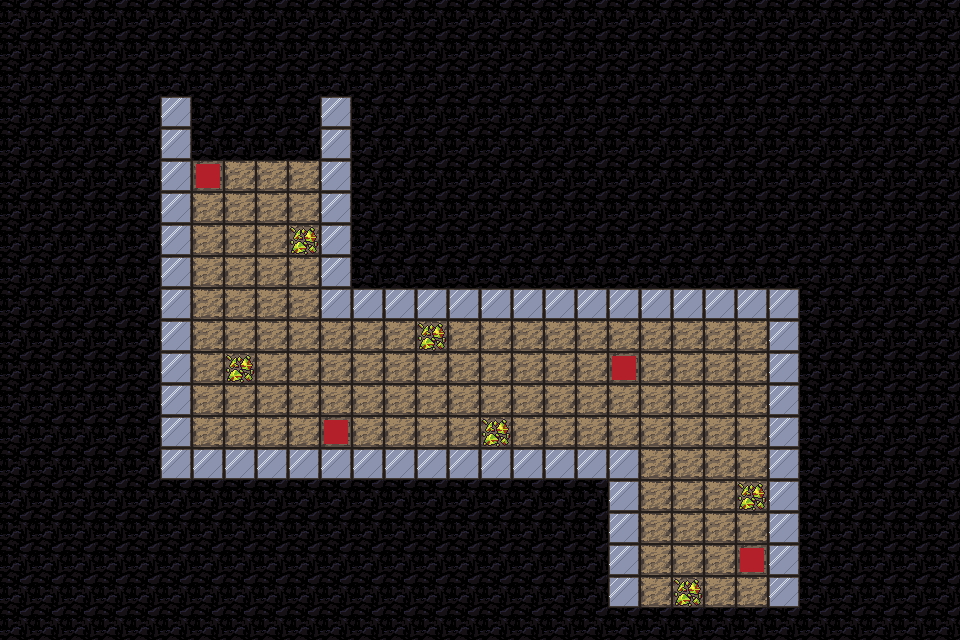

The image is a tile-based game level rendered from a .tmx file. Its description and complete source (layers, tilesets, objects, tile grids) follow:
An orthogonal 30x20 tile map with 32x32 px tiles, 1 tile layer (Tile Layer 1).

<map version="1.10" tiledversion="1.10.1" orientation="orthogonal" renderorder="right-down" width="30" height="20" tilewidth="32" tileheight="32" infinite="0" nextlayerid="2" nextobjectid="1">
 <editorsettings>
  <export target="../js/gameData/prefabs/zig1.tmj" format="json" />
 </editorsettings>
 <tileset firstgid="1" source="basic-tiles.tsx" />
 <layer id="1" name="Tile Layer 1" width="30" height="20">
  <data encoding="csv">
1,1,1,1,1,1,1,1,1,1,1,1,1,1,1,1,1,1,1,1,1,1,1,1,1,1,1,1,1,1,
1,1,1,1,1,1,1,1,1,1,1,1,1,1,1,1,1,1,1,1,1,1,1,1,1,1,1,1,1,1,
1,1,1,1,1,1,1,1,1,1,1,1,1,1,1,1,1,1,1,1,1,1,1,1,1,1,1,1,1,1,
1,1,1,1,1,4,1,1,1,1,4,1,1,1,1,1,1,1,1,1,1,1,1,1,1,1,1,1,1,1,
1,1,1,1,1,4,1,1,1,1,4,1,1,1,1,1,1,1,1,1,1,1,1,1,1,1,1,1,1,1,
1,1,1,1,1,4,7,2,2,2,4,1,1,1,1,1,1,1,1,1,1,1,1,1,1,1,1,1,1,1,
1,1,1,1,1,4,2,2,2,2,4,1,1,1,1,1,1,1,1,1,1,1,1,1,1,1,1,1,1,1,
1,1,1,1,1,4,2,2,2,8,4,1,1,1,1,1,1,1,1,1,1,1,1,1,1,1,1,1,1,1,
1,1,1,1,1,4,2,2,2,2,4,1,1,1,1,1,1,1,1,1,1,1,1,1,1,1,1,1,1,1,
1,1,1,1,1,4,2,2,2,2,4,4,4,4,4,4,4,4,4,4,4,4,4,4,4,1,1,1,1,1,
1,1,1,1,1,4,2,2,2,2,2,2,2,8,2,2,2,2,2,2,2,2,2,2,4,1,1,1,1,1,
1,1,1,1,1,4,2,8,2,2,2,2,2,2,2,2,2,2,2,7,2,2,2,2,4,1,1,1,1,1,
1,1,1,1,1,4,2,2,2,2,2,2,2,2,2,2,2,2,2,2,2,2,2,2,4,1,1,1,1,1,
1,1,1,1,1,4,2,2,2,2,7,2,2,2,2,8,2,2,2,2,2,2,2,2,4,1,1,1,1,1,
1,1,1,1,1,4,4,4,4,4,4,4,4,4,4,4,4,4,4,4,2,2,2,2,4,1,1,1,1,1,
1,1,1,1,1,1,1,1,1,1,1,1,1,1,1,1,1,1,1,4,2,2,2,8,4,1,1,1,1,1,
1,1,1,1,1,1,1,1,1,1,1,1,1,1,1,1,1,1,1,4,2,2,2,2,4,1,1,1,1,1,
1,1,1,1,1,1,1,1,1,1,1,1,1,1,1,1,1,1,1,4,2,2,2,7,4,1,1,1,1,1,
1,1,1,1,1,1,1,1,1,1,1,1,1,1,1,1,1,1,1,4,2,8,2,2,4,1,1,1,1,1,
1,1,1,1,1,1,1,1,1,1,1,1,1,1,1,1,1,1,1,1,1,1,1,1,1,1,1,1,1,1
</data>
 </layer>
</map>
